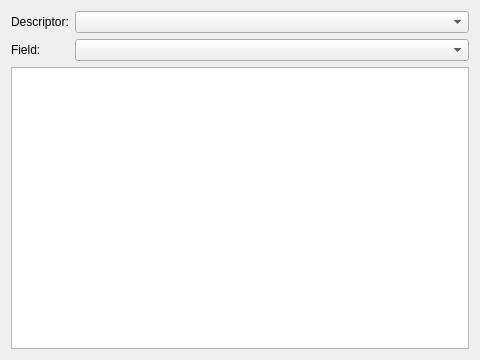
<?xml version="1.0" encoding="UTF-8"?>
<ui version="4.0">
 <class>FieldQuickReference</class>
 <widget class="QWidget" name="FieldQuickReference">
  <property name="geometry">
   <rect>
    <x>0</x>
    <y>0</y>
    <width>480</width>
    <height>360</height>
   </rect>
  </property>
  <property name="windowTitle">
   <string>Field Quick Reference</string>
  </property>
  <layout class="QVBoxLayout" name="verticalLayout">
   <item>
    <layout class="QGridLayout" name="gridLayout" columnstretch="1,10">
     <item row="0" column="0">
      <widget class="QLabel" name="labelDescriptor">
       <property name="text">
        <string>Descriptor:</string>
       </property>
      </widget>
     </item>
     <item row="0" column="1">
      <widget class="QComboBox" name="comboBoxDescriptor"/>
     </item>
     <item row="1" column="0">
      <widget class="QLabel" name="labelField">
       <property name="text">
        <string>Field:</string>
       </property>
      </widget>
     </item>
     <item row="1" column="1">
      <widget class="QComboBox" name="comboBoxField"/>
     </item>
    </layout>
   </item>
   <item>
    <widget class="QTextBrowser" name="textBrowser"/>
   </item>
  </layout>
 </widget>
 <resources/>
 <connections/>
</ui>
